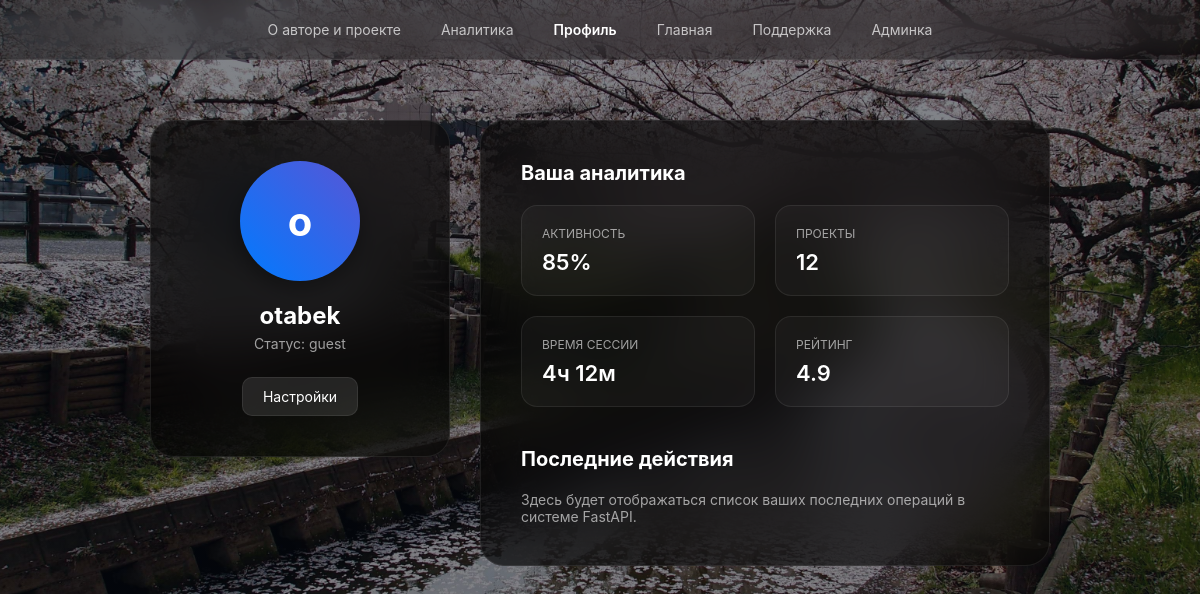
The page /profile (signed in) on the database as committed earlier.
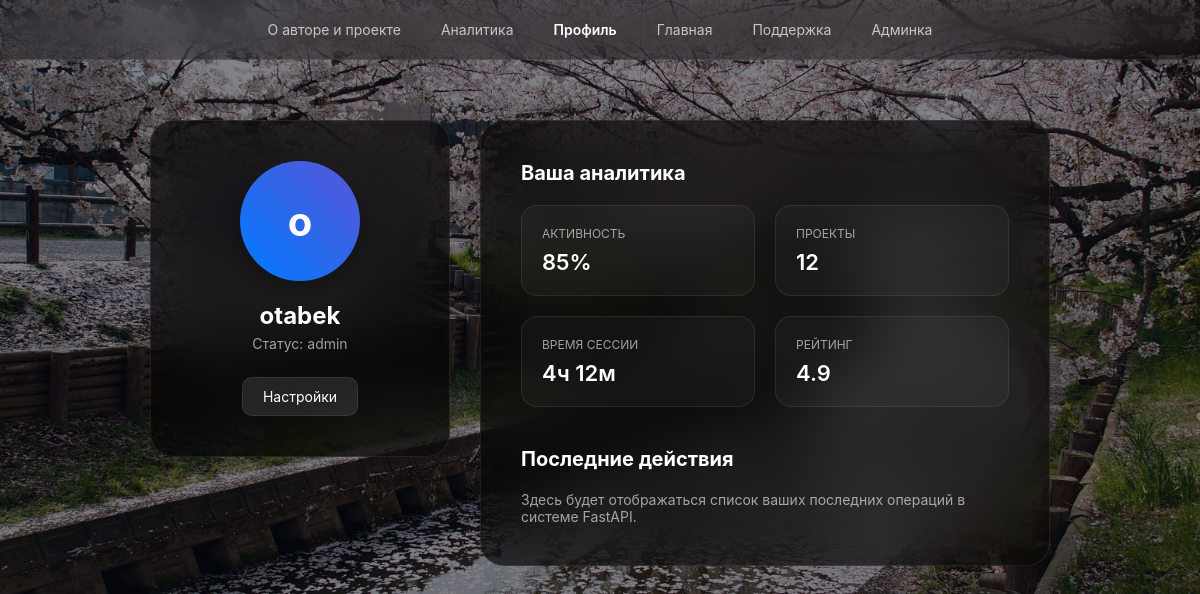
The same page on the database as committed later.
### tables this page shows
CREATE TABLE users (
	id INTEGER NOT NULL, 
	username VARCHAR, 
	hashed_password VARCHAR, 
	role VARCHAR, 
	PRIMARY KEY (id)
);

### app/routers/profile.py (the view)
@router.get("/profile")
def profile(
    request: Request,
    current_user: str = Depends(get_current_user)
):
    user_data = get_user_from_db(current_user)
    if not user_data:
        raise HTTPException(status_code=404, detail="User not found")
    return templates.TemplateResponse(
        "profile.html",
        {
            "request": request,
            "user": user_data
        }
    )

### app/templates/profile.html (shortened to what this page needs)
<!DOCTYPE html>
<html lang="ru">
<head>
</head>
<body>
    <nav class="navbar">
        <div class="nav-links">
            <a href="/about">О авторе и проекте</a>
            <a href="/analytics">Аналитика</a>
            <a href="/profile" class="active">Профиль</a>
            <a href="/">Главная</a>
            <a href="/support">Поддержка</a>
            <a href="/admin">Админка</a>
        </div>
    </nav>
    <div class="profile-container">
        <aside class="profile-card">
            <div class="avatar">{{ user.username[0] if user else 'U' }}</div>
            <h2>{{ user.username if user else 'Гость' }}</h2>
            <p>Статус: {{ user.role if user and user.role else 'user' }}</p>
            <a href="#" class="btn-edit">Настройки</a>
        </aside>
        <main class="info-panel">
            <h3>Ваша аналитика</h3>
            <div class="stats-grid">
                <div class="stat-item">
                    <label>Активность</label>
                    <span>85%</span>
                </div>
                <div class="stat-item">
                    <label>Проекты</label>
                    <span>12</span>
                </div>
                <div class="stat-item">
                    <label>Время сессии</label>
                    <span>4ч 12м</span>
                </div>
                <div class="stat-item">
                    <label>Рейтинг</label>
                    <span>4.9</span>
                </div>
            </div>
            <h3 style="margin-top: 40px;">Последние действия</h3>
            <p style="color: var(--secondary-text); font-size: 14px;">
                Здесь будет отображаться список ваших последних операций в системе FastAPI.
            </p>
        </main>
    </div>
</body>
</html>

Rows that differ between the two databases and show on the page:
changed users "otabek": role "guest" → "admin"
